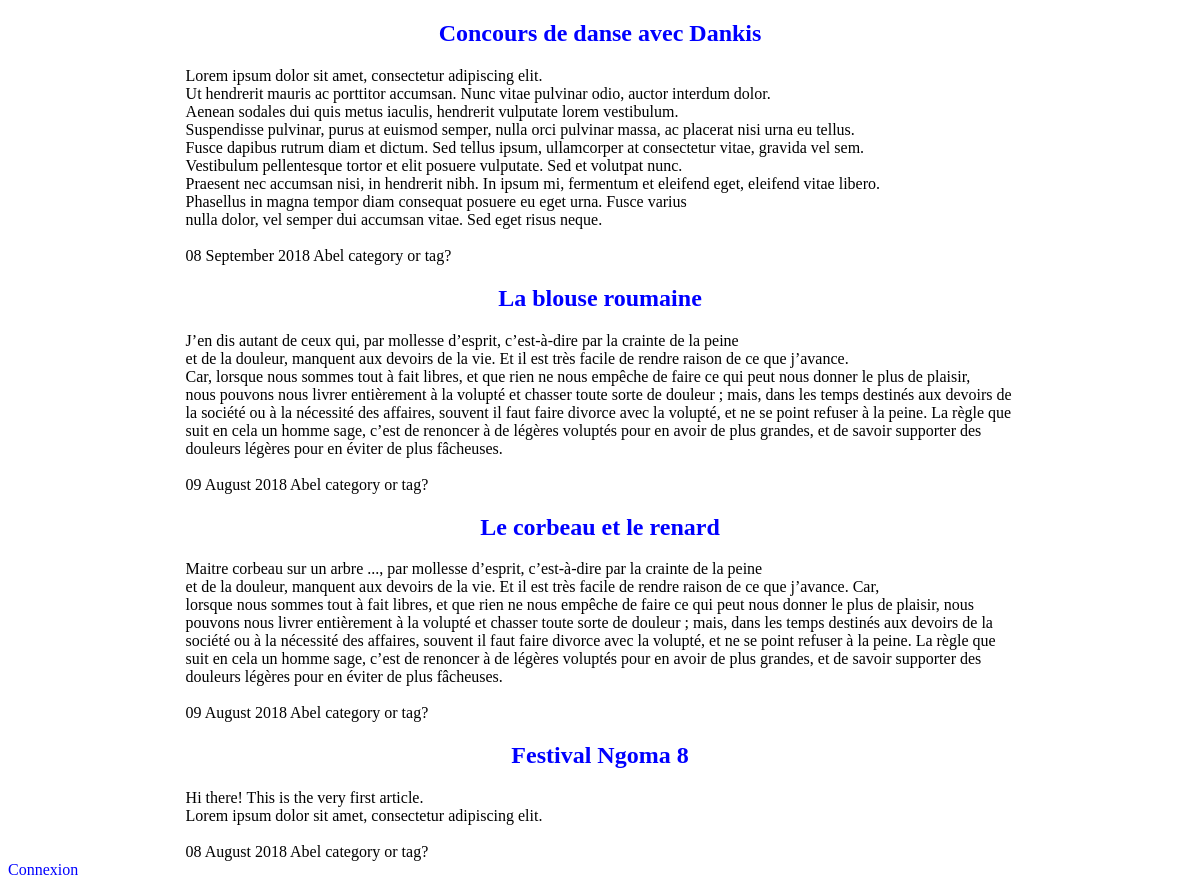
The page / on the database its author committed.
### tables this page shows
create table t_post (
    pst_id integer not null primary key auto_increment,
    pst_title varchar(150) not null,
    pst_content text not null,
    pst_date datetime not null
);

### model/PostManager.php (called while the page is built, shortened)
<?php
class PostManager extends Manager
{
  public function getPosts()
  {
    $db_conct = $this->dbConnect();
    $stmt = $db_conct->query('SELECT pst_id, pst_title, pst_content, DATE_FORMAT(pst_date, \'%d %M %Y\') AS pst_date_fr FROM t_post ORDER BY pst_date DESC LIMIT 0, 5');
    return $stmt;
  }
}

### controller/frontend.php (called while the page is built, shortened)
<?php
require_once('model/PostManager.php');
function listPosts() {
  $postManager = new PostManager();
  $posts = $postManager->getPosts();
  require('view/frontend/listPostsView.php');
}

### view/frontend/listPostsView.php (the view, shortened to what this page needs)
<?php
  while ($row = $posts->fetch())
  {
  ?>
  <div class="post">
    <article class="">
      <header class="entry-header">
        <h1>
          <a href="index.php?action=post&amp;id=<?php echo $row['pst_id']; ?>"><?php echo htmlspecialchars ($row['pst_title']); ?></a>
        </h1>
      </header>
      <div class="entry-content">
        <?php echo nl2br(htmlspecialchars ($row['pst_content'])); ?>
      </div>
      <br>
      <footer class="entry-footer">
        <span class="posted-on"><?php echo $row['pst_date_fr']; ?></span>
        <span class="by">Abel</span>
        <span class=""> category or tag?</span>
      </footer>
    </article>
  </div>
  <?php
  }
  ?>
<?php require('template.php'); ?>

### public/css/style.css (style rules this page uses)
h1, h3 { text-align:center; }
.post { width:70%; margin:auto; }
a { text-decoration: none; color: blue; }

### rows shown on the page
t_post: pst_title "Concours de danse avec Dankis", pst_content "Lorem ipsum dolor sit amet, consectetur adipiscing elit. Ut hendrerit mauris ac porttitor accumsan. Nunc vitae pulvinar odio, auctor interdum dolor. Aenean sodales dui quis metus iaculis, hendrerit vulputate lorem vestibulum. Suspendisse pulvinar, purus at euismod semper, nulla orci pulvinar massa, ac placerat nisi urna eu tellus. Fusce dapibus rutrum diam et dictum. Sed tellus ipsum, ullamcorper at consectetur vitae, gravida vel sem. Vestibulum pellentesque tortor et elit posuere vulputate. Sed et volutpat nunc. Praesent nec accumsan nisi, in hendrerit nibh. In ipsum mi, fermentum et eleifend eget, eleifend vitae libero. Phasellus in magna tempor diam consequat posuere eu eget urna. Fusce…", pst_date_fr "08 September 2018"
t_post: pst_title "La blouse roumaine", pst_content "J’en dis autant de ceux qui, par mollesse d’esprit, c’est-à-dire par la crainte de la peine et de la douleur, manquent aux devoirs de la vie. Et il est très facile de rendre raison de ce que j’avance. Car, lorsque nous sommes tout à fait libres, et que rien ne nous empêche de faire ce qui peut nous donner le plus de plaisir, nous pouvons nous livrer entièrement à la volupté et chasser toute sorte de douleur ; mais, dans les temps destinés aux devoirs de la société ou à la nécessité des affaires, souvent il faut faire divorce avec la volupté, et ne se point refuser à la peine. La règle que suit en cela un homme sage, c’est de renoncer à de légères voluptés pour en avoir de plus grandes, et…", pst_date_fr "09 August 2018"
t_post: pst_title "Le corbeau et le renard", pst_content "Maitre corbeau sur un arbre ..., par mollesse d’esprit, c’est-à-dire par la crainte de la peine et de la douleur, manquent aux devoirs de la vie. Et il est très facile de rendre raison de ce que j’avance. Car, lorsque nous sommes tout à fait libres, et que rien ne nous empêche de faire ce qui peut nous donner le plus de plaisir, nous pouvons nous livrer entièrement à la volupté et chasser toute sorte de douleur ; mais, dans les temps destinés aux devoirs de la société ou à la nécessité des affaires, souvent il faut faire divorce avec la volupté, et ne se point refuser à la peine. La règle que suit en cela un homme sage, c’est de renoncer à de légères voluptés pour en avoir de plus grandes,…", pst_date_fr "09 August 2018"
t_post: pst_title "Festival Ngoma 8", pst_content "Hi there! This is the very first article. Lorem ipsum dolor sit amet, consectetur adipiscing elit.", pst_date_fr "08 August 2018"
